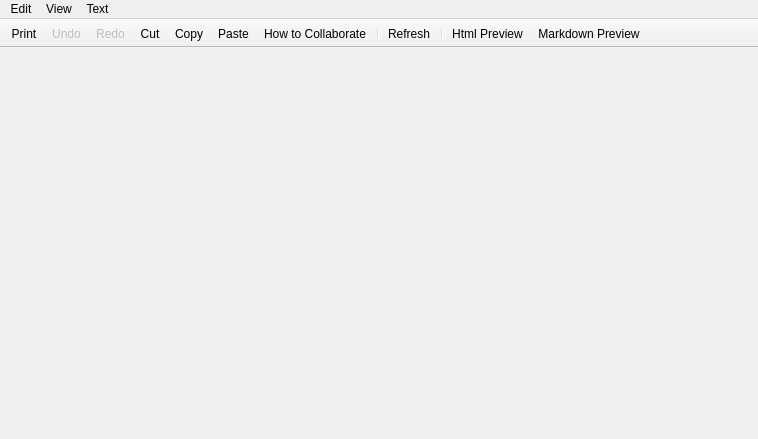
<?xml version="1.0" encoding="UTF-8"?>
<ui version="4.0">
 <class>SharedNote</class>
 <widget class="QMainWindow" name="SharedNote">
  <property name="windowModality">
   <enum>Qt::NonModal</enum>
  </property>
  <property name="geometry">
   <rect>
    <x>0</x>
    <y>0</y>
    <width>758</width>
    <height>439</height>
   </rect>
  </property>
  <property name="windowTitle">
   <string>Shared Note Editor</string>
  </property>
  <property name="windowIcon">
   <iconset resource="../../../rolisteam.qrc">
    <normaloff>:/resources/icons/sharedEditor.png</normaloff>:/resources/icons/sharedEditor.png</iconset>
  </property>
  <property name="unifiedTitleAndToolBarOnMac">
   <bool>true</bool>
  </property>
  <widget class="QWidget" name="centralWidget">
   <layout class="QVBoxLayout" name="verticalLayout">
    <property name="spacing">
     <number>1</number>
    </property>
    <property name="leftMargin">
     <number>0</number>
    </property>
    <property name="topMargin">
     <number>0</number>
    </property>
    <property name="rightMargin">
     <number>0</number>
    </property>
    <property name="bottomMargin">
     <number>0</number>
    </property>
    <item>
     <layout class="QHBoxLayout" name="horizontalLayout">
      <property name="spacing">
       <number>1</number>
      </property>
      <item>
       <widget class="QWidget" name="m_documentSupport" native="true">
        <property name="minimumSize">
         <size>
          <width>100</width>
          <height>0</height>
         </size>
        </property>
       </widget>
      </item>
     </layout>
    </item>
   </layout>
  </widget>
  <widget class="QMenuBar" name="menuBar">
   <property name="geometry">
    <rect>
     <x>0</x>
     <y>0</y>
     <width>758</width>
     <height>22</height>
    </rect>
   </property>
   <widget class="QMenu" name="menuEdit">
    <property name="title">
     <string>Edit</string>
    </property>
    <widget class="QMenu" name="menuEdit_Syntax_Highlighting">
     <property name="title">
      <string>Syntax Highlighting...</string>
     </property>
     <addaction name="m_highlightMarkdownAction"/>
    </widget>
    <addaction name="actionEdit_Undo"/>
    <addaction name="actionEdit_Redo"/>
    <addaction name="separator"/>
    <addaction name="actionEdit_Cut"/>
    <addaction name="actionEdit_Copy"/>
    <addaction name="actionEdit_Paste"/>
    <addaction name="separator"/>
    <addaction name="actionEdit_Find_All"/>
    <addaction name="actionEdit_Find"/>
    <addaction name="menuEdit_Syntax_Highlighting"/>
    <addaction name="separator"/>
    <addaction name="actionTools_Preview_as_Html"/>
    <addaction name="actionFile_Print"/>
   </widget>
   <widget class="QMenu" name="menuView">
    <property name="title">
     <string>View</string>
    </property>
    <addaction name="actionView_Line_Wrap"/>
    <addaction name="actionView_Hide_Show_Participants"/>
   </widget>
   <widget class="QMenu" name="menuText">
    <property name="title">
     <string>Text</string>
    </property>
    <addaction name="actionText_Shift_Left"/>
    <addaction name="actionText_Shift_Right"/>
    <addaction name="actionText_Comment_Line"/>
   </widget>
   <addaction name="menuEdit"/>
   <addaction name="menuView"/>
   <addaction name="menuText"/>
  </widget>
  <widget class="QToolBar" name="mainToolBar">
   <property name="enabled">
    <bool>true</bool>
   </property>
   <property name="movable">
    <bool>false</bool>
   </property>
   <property name="floatable">
    <bool>false</bool>
   </property>
   <attribute name="toolBarArea">
    <enum>TopToolBarArea</enum>
   </attribute>
   <attribute name="toolBarBreak">
    <bool>false</bool>
   </attribute>
   <addaction name="actionFile_Print"/>
   <addaction name="actionEdit_Undo"/>
   <addaction name="actionEdit_Redo"/>
   <addaction name="actionEdit_Cut"/>
   <addaction name="actionEdit_Copy"/>
   <addaction name="actionEdit_Paste"/>
   <addaction name="actionHelp_How_to_Collaborate"/>
   <addaction name="separator"/>
   <addaction name="m_refresh"/>
   <addaction name="separator"/>
   <addaction name="m_showHtmlPreview"/>
   <addaction name="m_markdownPreview"/>
  </widget>
  <action name="actionEdit_Undo">
   <property name="enabled">
    <bool>false</bool>
   </property>
   <property name="icon">
    <iconset resource="../../../rolisteam.qrc">
     <normaloff>:/sharednote/resources/images/undo.png</normaloff>:/sharednote/resources/images/undo.png</iconset>
   </property>
   <property name="text">
    <string>Undo</string>
   </property>
   <property name="shortcut">
    <string>Ctrl+Z</string>
   </property>
   <property name="iconVisibleInMenu">
    <bool>false</bool>
   </property>
  </action>
  <action name="actionEdit_Redo">
   <property name="enabled">
    <bool>false</bool>
   </property>
   <property name="icon">
    <iconset resource="../../../rolisteam.qrc">
     <normaloff>:/sharednote/resources/images/redo.png</normaloff>:/sharednote/resources/images/redo.png</iconset>
   </property>
   <property name="text">
    <string>Redo</string>
   </property>
   <property name="shortcut">
    <string>Ctrl+Y</string>
   </property>
   <property name="iconVisibleInMenu">
    <bool>false</bool>
   </property>
  </action>
  <action name="actionEdit_Cut">
   <property name="icon">
    <iconset resource="../../../rolisteam.qrc">
     <normaloff>:/sharednote/resources/images/cut.png</normaloff>:/sharednote/resources/images/cut.png</iconset>
   </property>
   <property name="text">
    <string>Cut</string>
   </property>
   <property name="shortcut">
    <string>Ctrl+X</string>
   </property>
   <property name="iconVisibleInMenu">
    <bool>false</bool>
   </property>
  </action>
  <action name="actionEdit_Copy">
   <property name="icon">
    <iconset resource="../../../rolisteam.qrc">
     <normaloff>:/sharednote/resources/images/copy.png</normaloff>:/sharednote/resources/images/copy.png</iconset>
   </property>
   <property name="text">
    <string>Copy</string>
   </property>
   <property name="shortcut">
    <string>Ctrl+C</string>
   </property>
   <property name="iconVisibleInMenu">
    <bool>false</bool>
   </property>
  </action>
  <action name="actionEdit_Paste">
   <property name="icon">
    <iconset resource="../../../rolisteam.qrc">
     <normaloff>:/sharednote/resources/images/paste.png</normaloff>:/sharednote/resources/images/paste.png</iconset>
   </property>
   <property name="text">
    <string>Paste</string>
   </property>
   <property name="shortcut">
    <string>Ctrl+V</string>
   </property>
   <property name="iconVisibleInMenu">
    <bool>false</bool>
   </property>
  </action>
  <action name="actionEdit_Find">
   <property name="text">
    <string>Find...</string>
   </property>
   <property name="shortcut">
    <string>Ctrl+Shift+F</string>
   </property>
  </action>
  <action name="actionView_Line_Wrap">
   <property name="text">
    <string>Line Wrap</string>
   </property>
  </action>
  <action name="m_highlightMarkdownAction">
   <property name="checkable">
    <bool>true</bool>
   </property>
   <property name="text">
    <string>Markdown</string>
   </property>
  </action>
  <action name="actionText_Shift_Left">
   <property name="text">
    <string>Shift Left</string>
   </property>
   <property name="shortcut">
    <string>Ctrl+[</string>
   </property>
  </action>
  <action name="actionText_Shift_Right">
   <property name="text">
    <string>Shift Right</string>
   </property>
   <property name="shortcut">
    <string>Ctrl+]</string>
   </property>
  </action>
  <action name="actionText_Comment_Line">
   <property name="text">
    <string>Un/Comment Line</string>
   </property>
   <property name="shortcut">
    <string>Ctrl+/</string>
   </property>
  </action>
  <action name="actionTools_Preview_as_Html">
   <property name="text">
    <string>Preview as HTML</string>
   </property>
  </action>
  <action name="actionFile_Save_A_Copy_As">
   <property name="text">
    <string>Save A Copy As...</string>
   </property>
   <property name="iconVisibleInMenu">
    <bool>false</bool>
   </property>
  </action>
  <action name="actionFile_Save_All">
   <property name="text">
    <string>Save All</string>
   </property>
  </action>
  <action name="actionTools_Announce_Document">
   <property name="text">
    <string>Announce Document</string>
   </property>
   <property name="shortcut">
    <string>Ctrl+Shift+A</string>
   </property>
  </action>
  <action name="actionView_Hide_Show_Participants">
   <property name="text">
    <string>Show/Hide Participants</string>
   </property>
  </action>
  <action name="actionView_Hide_Show_Chat">
   <property name="text">
    <string>Show/Hide Chat</string>
   </property>
  </action>
  <action name="actionTools_Connect_to_Document">
   <property name="text">
    <string>Connect to Document...</string>
   </property>
   <property name="shortcut">
    <string>Ctrl+Shift+C</string>
   </property>
  </action>
  <action name="actionWindow_Split">
   <property name="text">
    <string>Split</string>
   </property>
  </action>
  <action name="actionTools_Resynchronize_Document">
   <property name="enabled">
    <bool>false</bool>
   </property>
   <property name="text">
    <string>Resynchronize Document</string>
   </property>
  </action>
  <action name="actionWindow_Next_Document">
   <property name="enabled">
    <bool>false</bool>
   </property>
   <property name="text">
    <string>Next Document</string>
   </property>
   <property name="shortcut">
    <string>Ctrl+Shift+]</string>
   </property>
  </action>
  <action name="actionWindow_Previous_Document">
   <property name="enabled">
    <bool>false</bool>
   </property>
   <property name="text">
    <string>Previous Document</string>
   </property>
   <property name="shortcut">
    <string>Ctrl+Shift+[</string>
   </property>
  </action>
  <action name="actionEdit_None">
   <property name="checkable">
    <bool>true</bool>
   </property>
   <property name="text">
    <string>None</string>
   </property>
  </action>
  <action name="actionWindow_Remove_Split">
   <property name="enabled">
    <bool>false</bool>
   </property>
   <property name="text">
    <string>Remove Split</string>
   </property>
  </action>
  <action name="actionWindow_Split_Side_by_Side">
   <property name="text">
    <string>Split Side by Side</string>
   </property>
  </action>
  <action name="actionTools_Preferences">
   <property name="text">
    <string>Preferences</string>
   </property>
  </action>
  <action name="actionEdit_Find_All">
   <property name="text">
    <string>Find All</string>
   </property>
   <property name="shortcut">
    <string>Ctrl+F</string>
   </property>
  </action>
  <action name="actionHelp_About_Cahoots">
   <property name="text">
    <string>About Cahoots</string>
   </property>
  </action>
  <action name="actionHelp_About_Qt">
   <property name="text">
    <string>About Qt</string>
   </property>
  </action>
  <action name="actionHelp_How_to_Collaborate">
   <property name="icon">
    <iconset resource="../../../rolisteam.qrc">
     <normaloff>:/sharednote/resources/images/help.png</normaloff>:/sharednote/resources/images/help.png</iconset>
   </property>
   <property name="text">
    <string>How to Collaborate</string>
   </property>
   <property name="iconVisibleInMenu">
    <bool>false</bool>
   </property>
  </action>
  <action name="actionFile_Print">
   <property name="icon">
    <iconset resource="../../../rolisteam.qrc">
     <normaloff>:/sharednote/resources/images/print.png</normaloff>:/sharednote/resources/images/print.png</iconset>
   </property>
   <property name="text">
    <string>Print</string>
   </property>
   <property name="shortcut">
    <string>Ctrl+P</string>
   </property>
   <property name="iconVisibleInMenu">
    <bool>false</bool>
   </property>
  </action>
  <action name="m_refresh">
   <property name="icon">
    <iconset resource="../../../rolisteam.qrc">
     <normaloff>:/resources/icons/action-rotate.png</normaloff>:/resources/icons/action-rotate.png</iconset>
   </property>
   <property name="text">
    <string>Refresh</string>
   </property>
  </action>
  <action name="m_showHtmlPreview">
   <property name="icon">
    <iconset resource="../../../rolisteam.qrc">
     <normaloff>:/resources/icons/preview_html.svg</normaloff>:/resources/icons/preview_html.svg</iconset>
   </property>
   <property name="text">
    <string>Html Preview</string>
   </property>
  </action>
  <action name="m_markdownPreview">
   <property name="icon">
    <iconset resource="../../../rolisteam.qrc">
     <normaloff>:/resources/icons/preview_markdown.svg</normaloff>:/resources/icons/preview_markdown.svg</iconset>
   </property>
   <property name="text">
    <string>Markdown Preview</string>
   </property>
  </action>
 </widget>
 <layoutdefault spacing="6" margin="11"/>
 <resources>
  <include location="../../../rolisteam.qrc"/>
 </resources>
 <connections/>
</ui>
